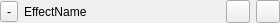
<?xml version="1.0" encoding="UTF-8"?>
<ui version="4.0">
 <class>EffectTabHeader</class>
 <widget class="QWidget" name="EffectTabHeader">
  <property name="geometry">
   <rect>
    <x>0</x>
    <y>0</y>
    <width>280</width>
    <height>23</height>
   </rect>
  </property>
  <property name="sizePolicy">
   <sizepolicy hsizetype="Fixed" vsizetype="Minimum">
    <horstretch>0</horstretch>
    <verstretch>0</verstretch>
   </sizepolicy>
  </property>
  <property name="minimumSize">
   <size>
    <width>280</width>
    <height>0</height>
   </size>
  </property>
  <property name="maximumSize">
   <size>
    <width>280</width>
    <height>16777215</height>
   </size>
  </property>
  <property name="windowTitle">
   <string>Form</string>
  </property>
  <property name="styleSheet">
   <string notr="true"/>
  </property>
  <layout class="QHBoxLayout" name="horizontalLayout" stretch="0,1,0,0">
   <property name="sizeConstraint">
    <enum>QLayout::SetMinAndMaxSize</enum>
   </property>
   <property name="leftMargin">
    <number>0</number>
   </property>
   <property name="topMargin">
    <number>0</number>
   </property>
   <property name="rightMargin">
    <number>0</number>
   </property>
   <property name="bottomMargin">
    <number>0</number>
   </property>
   <item>
    <widget class="QToolButton" name="start_stop">
     <property name="text">
      <string>-</string>
     </property>
    </widget>
   </item>
   <item>
    <widget class="QLabel" name="effect_name">
     <property name="sizePolicy">
      <sizepolicy hsizetype="Ignored" vsizetype="Preferred">
       <horstretch>0</horstretch>
       <verstretch>0</verstretch>
      </sizepolicy>
     </property>
     <property name="minimumSize">
      <size>
       <width>0</width>
       <height>0</height>
      </size>
     </property>
     <property name="maximumSize">
      <size>
       <width>16777215</width>
       <height>16777215</height>
      </size>
     </property>
     <property name="styleSheet">
      <string notr="true"/>
     </property>
     <property name="text">
      <string>EffectName</string>
     </property>
     <property name="wordWrap">
      <bool>true</bool>
     </property>
    </widget>
   </item>
   <item>
    <widget class="QToolButton" name="rename">
     <property name="text">
      <string/>
     </property>
    </widget>
   </item>
   <item>
    <widget class="QToolButton" name="close">
     <property name="text">
      <string/>
     </property>
    </widget>
   </item>
  </layout>
 </widget>
 <resources/>
 <connections/>
</ui>
